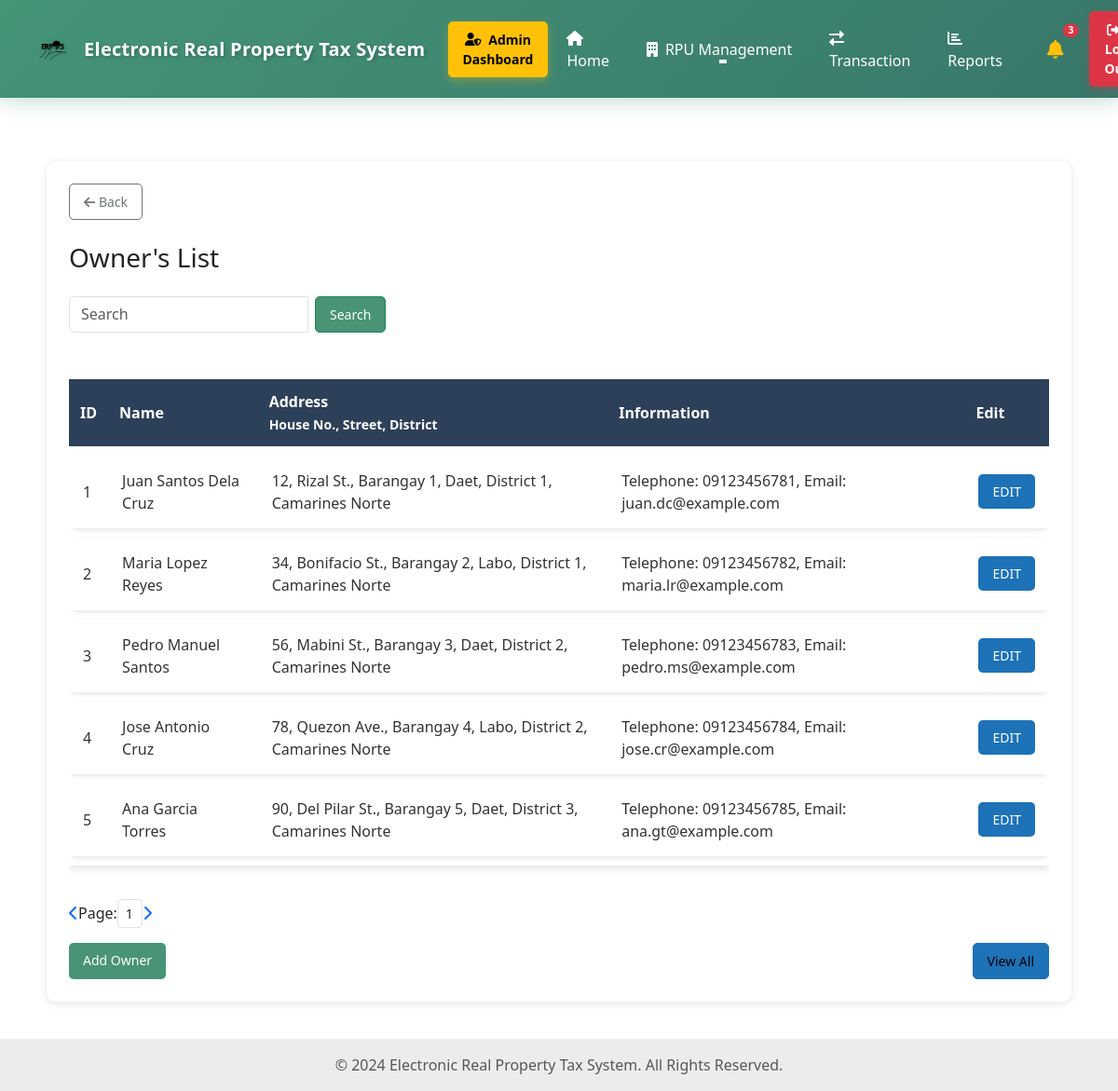
The page /Own_list.php (signed in) on the database its author committed.
### tables this page shows
CREATE TABLE `owners_tb` (
  `own_id` int(30) NOT NULL,
  `own_fname` varchar(20) NOT NULL,
  `own_mname` varchar(20) NOT NULL,
  `own_surname` varchar(20) NOT NULL,
  `owner_type` enum('individual','company') DEFAULT 'individual',
  `company_name` varchar(100) DEFAULT NULL,
  `created_by` int(11) DEFAULT NULL,
  `updated_by` int(11) DEFAULT NULL,
  `created_at_owner` timestamp NOT NULL DEFAULT current_timestamp(),
  `updated_at_owner` timestamp NOT NULL DEFAULT current_timestamp() ON UPDATE current_timestamp(),
  `date_birth` date DEFAULT NULL,
  `tin_no` int(20) NOT NULL,
  `house_no` varchar(20) NOT NULL,
  `street` varchar(30) NOT NULL,
  `barangay` varchar(30) NOT NULL,
  `district` varchar(20) NOT NULL,
  `city` varchar(20) NOT NULL,
  `province` varchar(20) NOT NULL,
  `own_info` varchar(70) NOT NULL
);

### Own_list.php (the view, shortened to what this page needs)
<?php
$conn = Database::getInstance();
$sql = "SELECT own_id, own_fname, own_mname, own_surname, tin_no, house_no, street, barangay, district, city, province, own_info
        FROM owners_tb";
$owners = [];
$result = $conn->query($sql);
if ($result->num_rows > 0) {
  while ($row = $result->fetch_assoc()) {
    $owners[] = $row;
  }
}
?>
<!doctype html>
<html lang="en">
<head>
  <link rel="stylesheet" href="https://cdnjs.cloudflare.com/ajax/libs/font-awesome/6.0.0/css/all.min.css">
  <link href="https://cdn.jsdelivr.net/npm/bootstrap@5.3.2/dist/css/bootstrap.min.css" rel="stylesheet"
>
  <link rel="stylesheet" href="https://cdnjs.cloudflare.com/ajax/libs/font-awesome/6.0.0/css/all.min.css">
  <link rel="stylesheet" href="main_layout.css">
  <link rel="stylesheet" href="header.css">
  <link rel="stylesheet" href="Own_list.css">
  <link rel="stylesheet" href="Real-Property-Unit-List.css">
</head>
<body>
  <?php include 'header.php'; ?>
  <section class="container mt-5">
    <div class="card p-4">
      <div class="mb-4 d-flex justify-content-start">
        <a href="Admin-Page-2.php" class="btn btn-outline-secondary btn-sm">
          <i class="fas fa-arrow-left"></i> Back
        </a>
      </div>
      <h3 class="mb-4">Owner's List</h3>
      <div class="d-flex justify-content-between align-items-center mb-4">
        <div>
          <div class="input-group">
            <input type="text" class="form-control" id="searchInput" placeholder="Search"
              onkeydown="handleEnter(event)">
            <div class="input-group-append">
              <button type="button" class="btn btn-success btn-hover" onclick="filterTable()">Search</button>
            </div>
          </div>
        </div>
      </div>
      <div class="table-responsive">
        <table class="table table-bordered modern-table" id="propertyTable">
          <thead class="thead-dark">
            <tr>
              <th class="align-middle">ID</th>
              <th class="align-middle">Name</th>
              <th class="align-middle">Address <br><small>House No., Street, District</small></th>
              <th class="align-middle">Information</th>
              <th class="align-middle">Edit</th>
            </tr>
          </thead>
          <tbody>
            <?php if (!empty($owners)): ?>
              <?php foreach ($owners as $owner): ?>
                <tr>
                  <td><?= htmlspecialchars($owner['own_id']) ?></td>
                  <td><?= htmlspecialchars($owner['own_fname'] . ' ' . $owner['own_mname'] . ' ' . $owner['own_surname']) ?>
                  </td>
                  <td>
                    <?= htmlspecialchars($owner['house_no'] . ', ' . $owner['street'] . ', ' . $owner['barangay'] . ', ' . $owner['city'] . ', ' . $owner['district'] . ', ' . $owner['province']) ?>
                  </td>
                  <td><?= htmlspecialchars($owner['own_info']) ?></td>
                  <td>
                    <button class="btn btn-primary" data-bs-toggle="modal" data-bs-target="#editModal"
                      data-id="<?= htmlspecialchars($owner['own_id']) ?>"
                      data-fname="<?= htmlspecialchars($owner['own_fname']) ?>"
                      data-mname="<?= htmlspecialchars($owner['own_mname']) ?>"
                      data-sname="<?= htmlspecialchars($owner['own_surname']) ?>"
                      data-tin="<?= htmlspecialchars($owner['tin_no'] ?? '') ?>"
                      data-house="<?= htmlspecialchars($owner['house_no']) ?>"
                      data-street="<?= htmlspecialchars($owner['street']) ?>"
                      data-barangay="<?= htmlspecialchars($owner['barangay']) ?>"
                      data-district="<?= htmlspecialchars($owner['district']) ?>"
                      data-city="<?= htmlspecialchars($owner['city']) ?>"
                      data-province="<?= htmlspecialchars($owner['province']) ?>">
                      EDIT
                    </button>
                  </td>
                </tr>
              <?php endforeach; ?>
            <?php else: ?>
              <tr>
                <td colspan="5">No records found</td>
              </tr>
            <?php endif; ?>
          </tbody>
        </table>
      </div>
      <div class="d-flex align-items-center mt-3">
        <a href="javascript:void(0)" id="backBtn" class="mr-2">
          <i class="fas fa-chevron-left"></i>
        </a>
        <span class="mr-2">Page:</span>
        <select id="pageSelect" class="form-control form-control-sm w-auto mr-2"></select>
        <a href="javascript:void(0)" id="nextBtn" class="ml-2">
          <i class="fas fa-chevron-right"></i>
        </a>
      </div>
      <div class="d-flex justify-content-between mt-3">
        <a href="Add_POwner.php" class="btn btn-success add-owner-button">Add Owner</a>
        <button type="button" class="btn btn-info" data-bs-toggle="modal" data-bs-target="#viewAllModal">View
          All</button>
      </div>
  </section>
  <footer class="bg-body-tertiary text-center text-lg-start mt-auto">
    <div class="text-center p-3" style="background-color: rgba(0, 0, 0, 0.05);">
      <span class="text-muted">© 2024 Electronic Real Property Tax System. All Rights Reserved.</span>
    </div>
  </footer>
</body>
</html>

### main_layout.css (style rules this page uses)
section { margin-block: 20px 20px; }
html, body { height: 100%; margin: 0; }
body { display: flex; padding-top: 70px; flex-direction: column; }

### Own_list.css (style rules this page uses)
.table { width: 100%; margin: 0 auto; border-collapse: collapse; color: #333; font-size: 16px; background-color: #fff; box-shadow: 0 4px 8px rgba(0, 0, 0, 0.1); }
.table thead { background-color: #6c757d; color: #fff; }
.table thead th { padding: 12px; font-weight: bold; }
.table tbody tr:nth-child(even) { background-color: #f8f9fa; }
#propertyTable th, #propertyTable td { text-align: left !important; vertical-align: middle; }
.btn-primary { background-color: #17a2b8; border: none; color: white; padding: 5px 12px; border-radius: 20px; transition: background-color 0.3s; }
.add-owner-button { background-color: #28a745; color: white; border: none; border-radius: 5px; padding: 10px 15px; font-size: 16px; transition: background-color 0.3s; }
.form-control { width: 100%; }

### Real-Property-Unit-List.css (style rules this page uses)
.card { border-radius: 10px; border: none; box-shadow: 0 2px 10px rgba(0, 0, 0, 0.1); }
.container { padding: 20px; }
table.modern-table { border-collapse: separate; border-spacing: 0 10px; width: 100%; margin-bottom: 20px; }
table.modern-table thead th { background-color: #2d4059; color: white; font-weight: 600; padding: 12px; text-align: left; border: none; }
table.modern-table tbody tr { background-color: #f5f5f5; transition: background-color 0.2s ease-in-out; box-shadow: 0 2px 5px rgba(0, 0, 0, 0.1); border-radius: 8px; }
table.modern-table tbody td { padding: 15px; text-align: left; vertical-align: middle; color: #333; border: none; }
.btn { padding: 8px 15px; border-radius: 5px; font-size: 14px; }
.btn-primary { background-color: #1d72b8; border-color: #1d72b8; }
.btn-info { background-color: #1d72b8; border-color: #1d72b8; }
.btn-hover { transition: background-color 0.3s ease, transform 0.2s ease, border-color 0.3s ease; }
.btn-success { background-color: #489474; }
.input-group { margin-bottom: 1rem; }
.input-group > .form-control, .input-group > .custom-select { margin-right: 0.5rem; }

### rows shown on the page
owners_tb: own_id "1", own_fname+own_mname+own_surname "Juan Santos Dela Cruz", house_no+street+barangay "12, Rizal St., Barangay 1, Daet, District 1, Camarines Norte", own_info "Telephone: 09123456781, Email: juan.dc@example.com"
owners_tb: own_id "2", own_fname+own_mname+own_surname "Maria Lopez Reyes", house_no+street+barangay "34, Bonifacio St., Barangay 2, Labo, District 1, Camarines Norte", own_info "Telephone: 09123456782, Email: maria.lr@example.com"
owners_tb: own_id "3", own_fname+own_mname+own_surname "Pedro Manuel Santos", house_no+street+barangay "56, Mabini St., Barangay 3, Daet, District 2, Camarines Norte", own_info "Telephone: 09123456783, Email: pedro.ms@example.com"
owners_tb: own_id "4", own_fname+own_mname+own_surname "Jose Antonio Cruz", house_no+street+barangay "78, Quezon Ave., Barangay 4, Labo, District 2, Camarines Norte", own_info "Telephone: 09123456784, Email: jose.cr@example.com"
owners_tb: own_id "5", own_fname+own_mname+own_surname "Ana Garcia Torres", house_no+street+barangay "90, Del Pilar St., Barangay 5, Daet, District 3, Camarines Norte", own_info "Telephone: 09123456785, Email: ana.gt@example.com"
